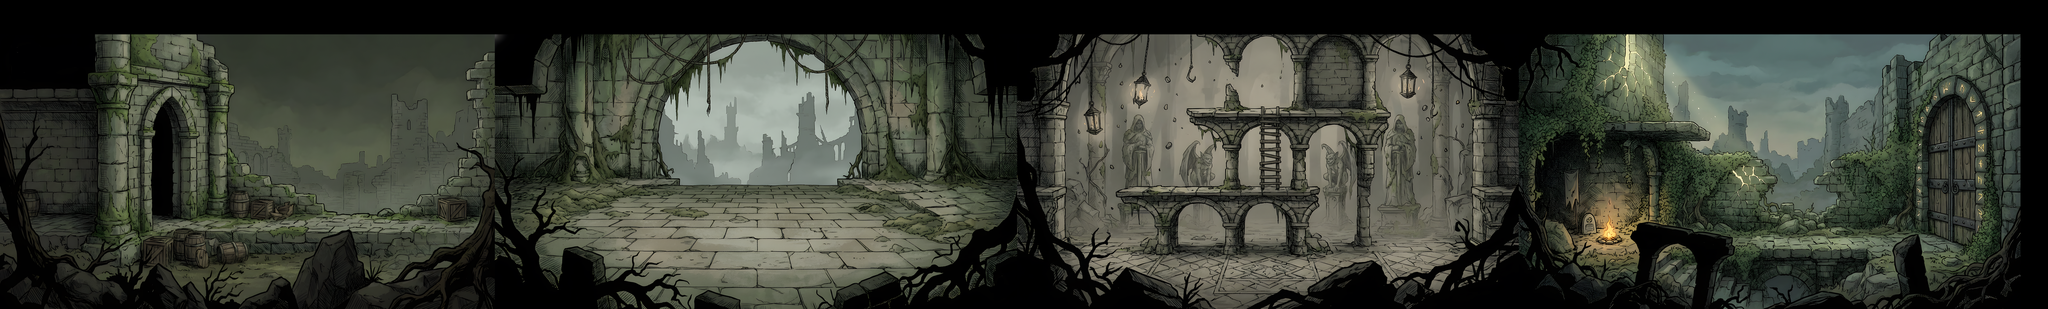

This is a level from a 2D game, rendered from its Tiled map with the project's own tilesets. A one-line summary and the map file follow, with tile-layer data summarised:
An orthogonal 298x45 tile map with 32x32 px tiles, 4 tile layers (图块层 1, 图块层 2, 图块层 3, 图块层 4), 4 tilesets and 23 objects (2x goblin, ArenaTrigger, Goblu, PlayerSpawn).

<map version="1.10" tiledversion="1.11.2" orientation="orthogonal" renderorder="right-down" width="298" height="45" tilewidth="32" tileheight="32" infinite="0" nextlayerid="10" nextobjectid="39">
 <tileset firstgid="1" source="dungeon_1.tsx" />
 <tileset firstgid="2921" source="2.tsx" />
 <tileset firstgid="5961" source="3.tsx" />
 <tileset firstgid="8881" source="4.tsx" />
 <layer id="1" name="图块层 1" width="298" height="45">
  <data>[13410 cells, 2920 non-empty, 2920 distinct tile ids]</data>
 </layer>
 <layer id="2" name="图块层 2" width="298" height="45">
  <data>[13410 cells, 3040 non-empty, 3040 distinct tile ids]</data>
 </layer>
 <layer id="3" name="图块层 3" width="298" height="45">
  <data>[13410 cells, 2920 non-empty, 2920 distinct tile ids]</data>
 </layer>
 <layer id="4" name="图块层 4" width="298" height="45">
  <data>[13410 cells, 2920 non-empty, 2920 distinct tile ids]</data>
 </layer>
 <objectgroup id="5" name="collisions">
  <object id="1" x="480.433" y="6.1594" width="178.623" height="1435.14" />
  <object id="3" x="2448.11" y="1127.17" width="2812.01" height="86.2316" />
  <object id="4" x="5235.49" y="874.635" width="874.635" height="35.4346" />
  <object id="5" x="5549.62" y="511.23" width="868.475" height="30.797" />
  <object id="7" x="5500.34" y="1238.04" width="2088.23" height="104.71" />
  <object id="10" x="8056.49" y="1114.85" width="1151.81" height="123.188" />
  <object id="11" x="9140.55" y="6.1594" width="338.767" height="1398.18" />
  <object id="15" x="7276" y="576" width="612" height="24" />
  <object id="23" x="5264" y="1128">
   <polygon points="0,0 236,108 236,212 -8,88" />
  </object>
  <object id="24" x="7584" y="1244">
   <polygon points="0,0 476,-124 476,-8 4,96" />
  </object>
  <object id="37" x="304" y="1068" width="2000" height="48" />
  <object id="38" x="2304" y="1068.67">
   <polygon points="0,0 160,59.3333 160.667,143.333 -0.666667,47.3333" />
  </object>
 </objectgroup>
 <objectgroup id="9" name="ArenaLayer">
  <object id="32" name="ArenaTrigger" x="3264" y="64" width="510" height="1084">
   <properties>
    <property name="arenaID" value="Forest_AncientAltar_Arena" />
    <property name="type" value="ArenaTrigger" />
    <property name="waves" value="[ {&quot;goblin&quot;: 3},    {&quot;obscur&quot;: 2},  {&quot;goblin&quot;: 2, &quot;obscur&quot;: 2}]" />
   </properties>
  </object>
  <object id="29" name="1" type="goblin" x="4348" y="536">
   <properties>
    <property name="arenaID" value="Forest_AncientAltar_Arena" />
    <property name="type" value="ArenaSpawn" />
   </properties>
   <point />
  </object>
  <object id="31" name="1" type="Goblu" x="3960" y="68">
   <properties>
    <property name="arenaID" value="Forest_AncientAltar_Arena" />
    <property name="type" value="ArenaSpawn" />
   </properties>
   <point />
  </object>
  <object id="25" name="1" type="goblin" x="2692" y="548">
   <properties>
    <property name="arenaID" value="Forest_AncientAltar_Arena" />
    <property name="type" value="ArenaSpawn" />
   </properties>
   <point />
  </object>
  <object id="34" x="2284" y="4" width="272" height="1148">
   <properties>
    <property name="arenaID" value="Forest_AncientAltar_Arena" />
    <property name="type" value="ArenaGate" />
   </properties>
  </object>
  <object id="35" x="4480" y="4" width="260" height="1144">
   <properties>
    <property name="arenaID" value="Forest_AncientAltar_Arena" />
    <property name="type" value="ArenaGate" />
   </properties>
  </object>
 </objectgroup>
 <objectgroup id="8" name="enemy_g" />
 <objectgroup id="7" name="born">
  <object id="13" name="PlayerSpawn" x="793.5" y="711.2">
   <point />
  </object>
  <object id="18" x="7076" y="-164" width="340" height="752" />
 </objectgroup>
 <objectgroup id="6" name="gate">
  <object id="19" x="8960" y="668" width="236" height="456" />
  <object id="20" x="708" y="496" width="156" height="640" />
  <object id="21" x="7144" y="904" width="264" height="360" />
 </objectgroup>
</map>
